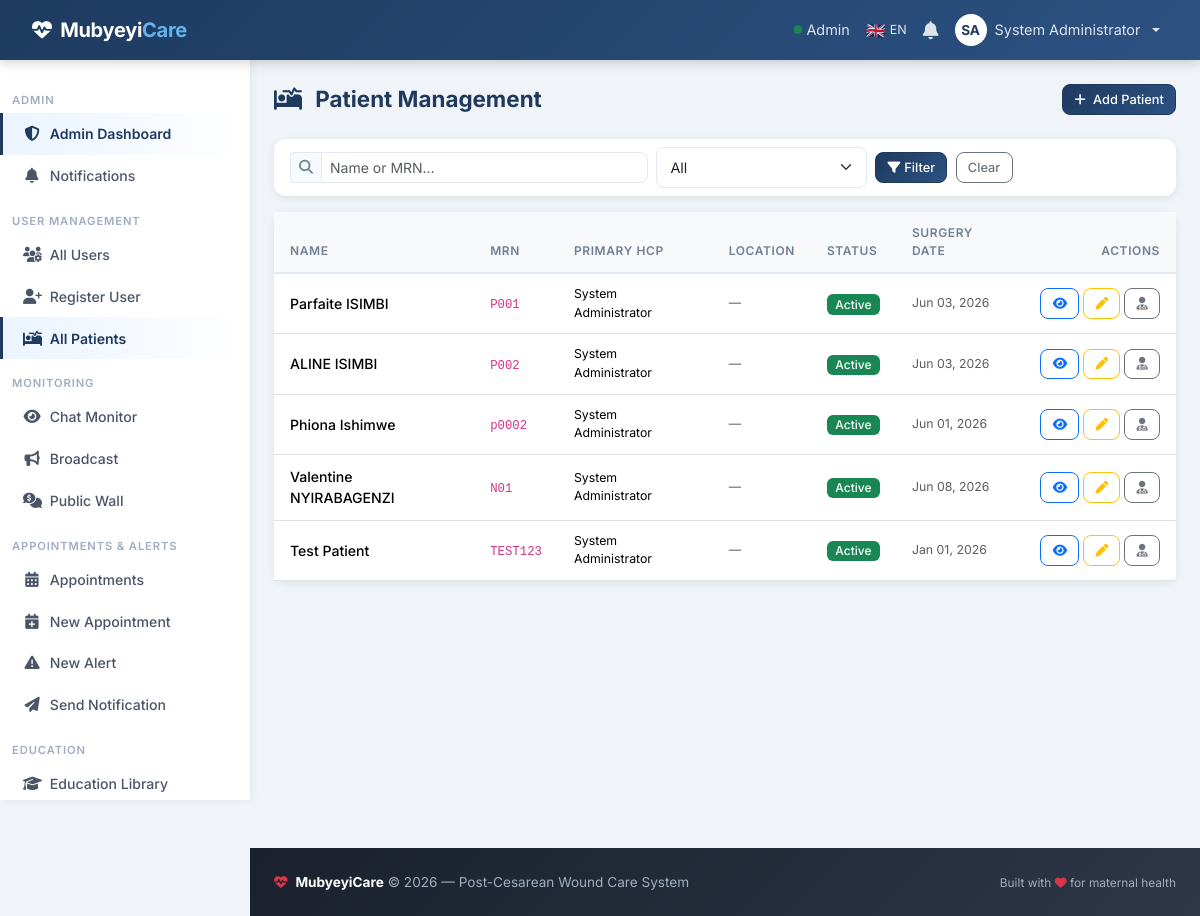
/admin/patients (signed in), run on an earlier commit of the app's database.
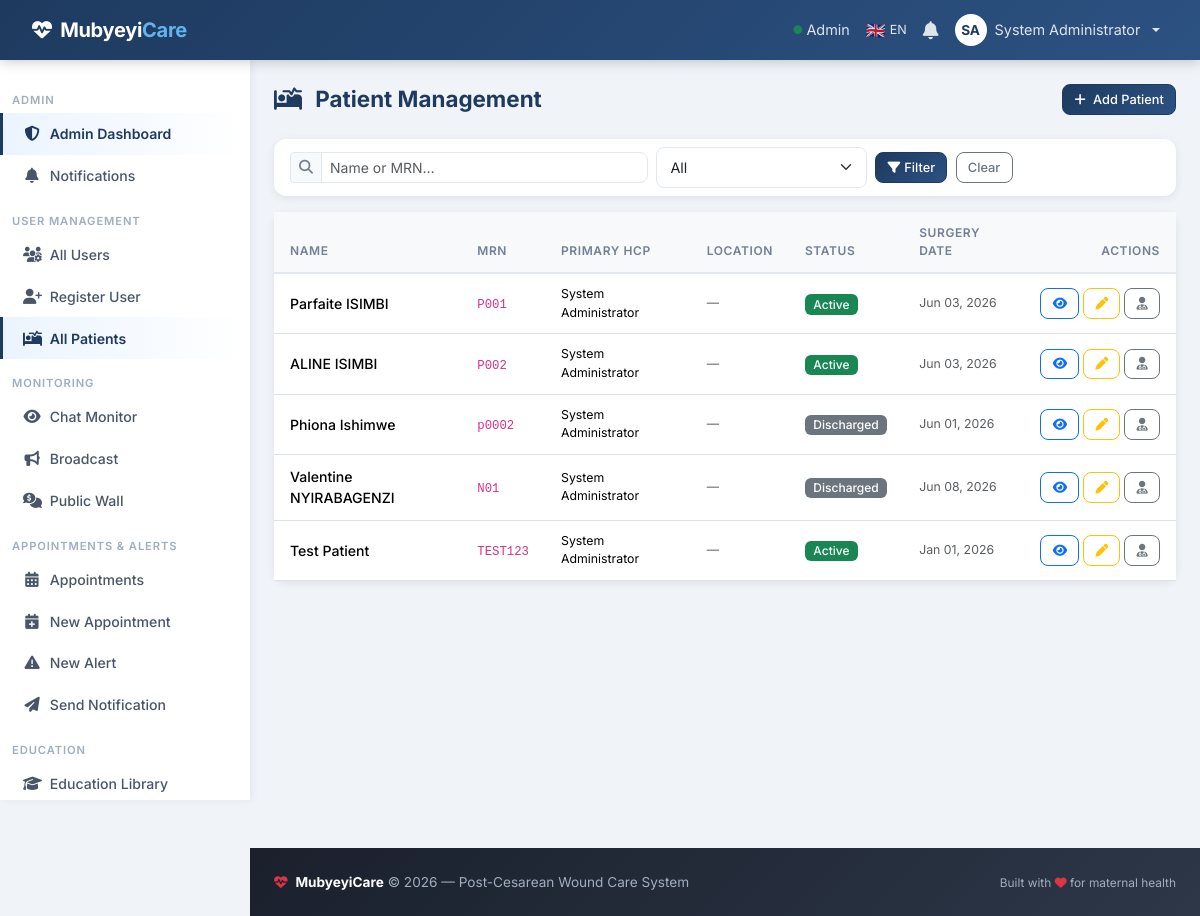
And on a later commit of the database.
### models.py (models this page shows, shortened)
class Patient(db.Model):
    id = db.Column(db.Integer, primary_key=True)
    mrn = db.Column(db.String(50), unique=True, nullable=False)  # Medical Record Number
    first_name = db.Column(db.String(100), nullable=False)
    last_name = db.Column(db.String(100), nullable=False)
    date_of_birth = db.Column(db.Date, nullable=False)
    gender = db.Column(db.String(10), nullable=False)
    phone = db.Column(db.String(20), nullable=False)
    email = db.Column(db.String(120))
    surgery_date = db.Column(db.Date, nullable=False)
    surgery_type = db.Column(db.String(100))  # e.g., "Primary Cesarean", "VBAC attempt"
    surgeon_name = db.Column(db.String(100))
    incision_type = db.Column(db.String(50))  # e.g., "Pfannenstiel", "Classical"
    location = db.Column(db.String(200))   # e.g. "Gasabo/Kinyinya"
    primary_doctor_id = db.Column(db.Integer, db.ForeignKey('user.id'), nullable=False)
    user_id = db.Column(db.Integer, db.ForeignKey('user.id'))
    admission_date = db.Column(db.DateTime, default=datetime.utcnow)
    discharge_date = db.Column(db.DateTime)
    expected_follow_up_end_date = db.Column(db.Date)
    is_active = db.Column(db.Boolean, default=True)
    created_at = db.Column(db.DateTime, default=datetime.utcnow)
    updated_at = db.Column(db.DateTime, default=datetime.utcnow, onupdate=datetime.utcnow)
    follow_ups = db.relationship('FollowUp', backref='patient', lazy='dynamic', cascade='all, delete-orphan')
    wound_assessments = db.relationship('WoundAssessment', backref='patient', lazy='dynamic', cascade='all, delete-orphan')
    medications = db.relationship('MedicationLog', backref='patient', lazy='dynamic', cascade='all, delete-orphan')
    messages = db.relationship('Message', backref='patient', lazy='dynamic', cascade='all, delete-orphan')
    user = db.relationship('User', backref='patient_profile', foreign_keys=[user_id], uselist=False)
    def get_full_name(self):
        return f"{self.first_name} {self.last_name}"

class User(UserMixin, db.Model):
    id = db.Column(db.Integer, primary_key=True)
    username = db.Column(db.String(80), unique=True, nullable=False)
    email = db.Column(db.String(120), unique=True, nullable=False)
    password_hash = db.Column(db.String(255), nullable=False)
    first_name = db.Column(db.String(100), nullable=False)
    last_name = db.Column(db.String(100), nullable=False)
    role = db.Column(db.Enum(UserRole), default=UserRole.PATIENT, nullable=False)
    phone = db.Column(db.String(20))
    location = db.Column(db.String(200))   # CHW service area (e.g. "Gasabo/Kinyinya")
    is_active = db.Column(db.Boolean, default=True)
    created_at = db.Column(db.DateTime, default=datetime.utcnow)
    patients = db.relationship('Patient', backref='primary_doctor', lazy='dynamic', foreign_keys='Patient.primary_doctor_id')
    follow_ups = db.relationship('FollowUp', backref='created_by', lazy='dynamic')
    sent_messages = db.relationship('Message', backref='sender', lazy='dynamic', foreign_keys='Message.sender_id')
    def get_full_name(self):
        return f"{self.first_name} {self.last_name}"

### routes/admin.py (the view)
@admin_bp.route('/patients')
@login_required
@nurse_admin_required
def patients():
    q = request.args.get('q', '').strip()
    status = request.args.get('status', '')
    query = Patient.query
    if q:
        query = query.filter(
            (Patient.first_name.ilike(f'%{q}%')) |
            (Patient.last_name.ilike(f'%{q}%')) |
            (Patient.mrn.ilike(f'%{q}%'))
        )
    if status == 'active':
        query = query.filter_by(is_active=True)
    elif status == 'discharged':
        query = query.filter_by(is_active=False)
    patients = query.order_by(Patient.last_name.asc()).all()
    hcps = User.query.filter(User.role.in_([UserRole.DOCTOR, UserRole.NURSE, UserRole.CHW])).order_by(User.last_name).all()
    return render_template('admin/patients.html', patients=patients, hcps=hcps, q=q, status=status)

### routes/auth.py (called while the page is built)
def nurse_admin_required(f):
    @wraps(f)
    def decorated_function(*args, **kwargs):
        if not current_user.is_authenticated or current_user.role not in [UserRole.ADMIN, UserRole.NURSE]:
            flash('Admin or Nurse access required.', 'error')
            return redirect(url_for('dashboard.index'))
        return f(*args, **kwargs)
    return decorated_function

### templates/admin/patients.html (shortened to what this page needs)
{% extends "base.html" %}
{% block content %}
<div class="page-header" data-aos="fade-down">
    <h2><i class="fas fa-bed-pulse me-2"></i> Patient Management</h2>
    <a href="{{ url_for('patients.create_patient') }}" class="btn btn-primary btn-sm"><i class="fas fa-plus me-1"></i> Add Patient</a>
</div>
<div class="card mb-3" data-aos="fade-up">
    <div class="card-body py-2">
        <form method="GET" class="row g-2 align-items-center">
            <div class="col-md-5">
                <div class="input-group input-group-sm">
                    <span class="input-group-text"><i class="fas fa-search"></i></span>
                    <input type="text" class="form-control" name="q" value="{{ q }}" placeholder="Name or MRN…">
                </div>
            </div>
            <div class="col-md-3">
                <select class="form-select form-select-sm" name="status">
                    <option value="">All</option>
                </select>
            </div>
            <div class="col-auto">
                <button type="submit" class="btn btn-sm btn-primary"><i class="fas fa-filter me-1"></i>Filter</button>
                <a href="{{ url_for('admin.patients') }}" class="btn btn-sm btn-outline-secondary ms-1">Clear</a>
            </div>
        </form>
    </div>
</div>
<div class="card" data-aos="fade-up">
    <div class="card-body p-0">
        <div class="table-responsive">
            <table class="table table-hover mb-0">
                <thead class="table-light">
                    <tr><th>Name</th><th>MRN</th><th>Primary HCP</th><th>Location</th><th>Status</th><th>Surgery Date</th><th class="text-end">Actions</th></tr>
                </thead>
                <tbody>
                    {% for p in patients %}
                    <tr>
                        <td class="fw-medium">{{ p.get_full_name() }}</td>
                        <td><code>{{ p.mrn }}</code></td>
                        <td class="small">{{ p.primary_doctor.get_full_name() }}</td>
                        <td class="small text-muted">{{ p.location or '—' }}</td>
                        <td><span class="badge bg-{{ 'success' if p.is_active else 'secondary' }}">{{ 'Active' if p.is_active else 'Discharged' }}</span></td>
                        <td class="small text-muted">{{ p.surgery_date.strftime('%b %d, %Y') }}</td>
                        <td class="text-end">
                            <div class="d-flex gap-1 justify-content-end">
                                <a href="{{ url_for('patients.view_patient', patient_id=p.id) }}"
                                   class="btn btn-sm btn-outline-primary" title="View"><i class="fas fa-eye"></i></a>
                                <a href="{{ url_for('patients.edit_patient', patient_id=p.id) }}"
                                   class="btn btn-sm btn-outline-warning" title="Edit"><i class="fas fa-pen"></i></a>
                                <button class="btn btn-sm btn-outline-secondary" title="Assign HCP"
                                        data-bs-toggle="modal" data-bs-target="#assignModal{{ p.id }}">
                                    <i class="fas fa-user-doctor"></i>
                                </button>
                            </div>
                        </td>
                    </tr>
                    {% else %}
                    <tr><td colspan="7" class="text-center text-muted py-4">No patients found.</td></tr>
                    {% endfor %}
                </tbody>
            </table>
        </div>
    </div>
</div>
{% endblock %}

What changed in the data, as far as the page shows it:
changed Patient "Phiona Ishimwe": is_active "Active" → "Discharged"
changed Patient "Valentine NYIRABAGENZI": is_active "Active" → "Discharged"
